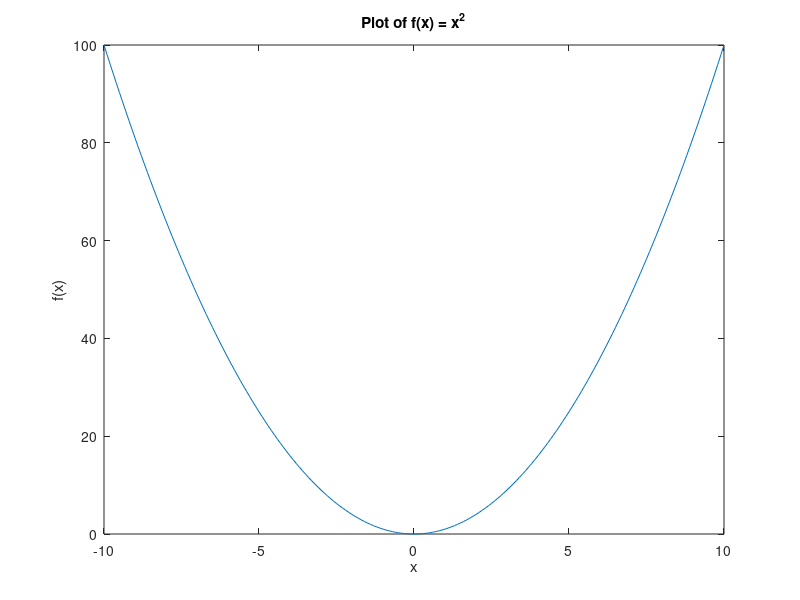

Write the MATLAB code that produced this figure.
x = -10:0.1:10;
y = x.^2;
plot(x, y);
title('Plot of f(x) = x^2');
xlabel('x');
ylabel('f(x)');
saveas(gcf, 'plot_f.png');
